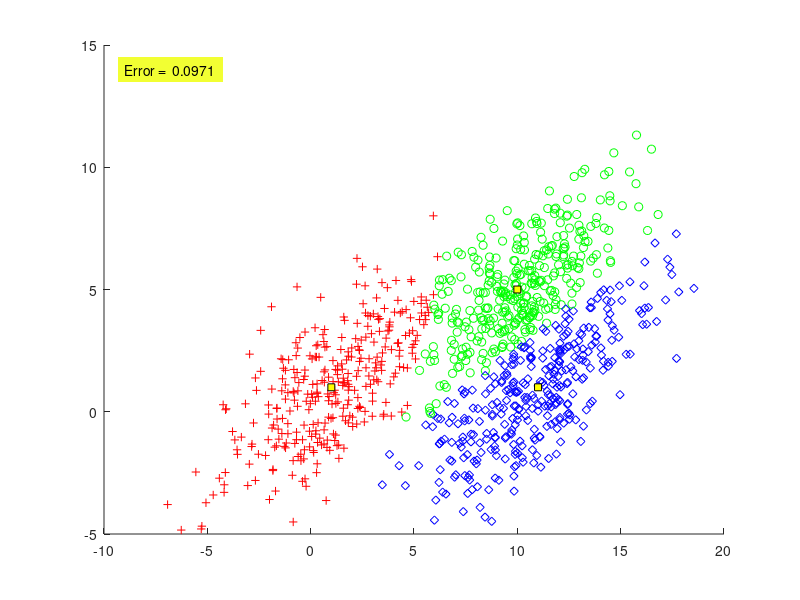

Write MATLAB code to recreate this figure.
function output=CH2_5_Mahalanobis()
N=1000;
m=[1 10 11;1 5 1];
S(:,:,1)=[7 4;4 5];
S(:,:,2)=[7 4;4 5];
S(:,:,3)=[7 4;4 5];
P=[1/3 1/3 1/3 ];

%% (A)
X=[];
y=[];
[l,c]=size(m);
for j=1:c
% Generating the [p(j)*N)] vectors from each distribution
temp=mvnrnd(m(:,j),S(:,:,j),fix(P(j)*N));
% The total number of points may be slightly less than N
% due to the fix ooutputrator
X=[X ;temp];
y=[y ones(1,fix(P(j)*N))*j];
end

%% B
% l=dimensionality, c=no. of classes
[l,N]=size(X'); % N=no. of vectors
for i=1:N
for j=1:c
 t(j)=sqrt((X(i,:)'-m(:,j))'*inv(S(:,:,j))*...
    (X(i,:)'-m(:,j)));

end
% Determining the maximum quantity Pi*p(x|wi)
 [num,z(i)]=min(t(:));
end
plot_data(X,z,m);
%% C
output=compute_error(y,z);
xx=axis;

text(xx(1)+1,xx(4)-1,...
['Error =  ' num2str(output,4)],...
'HorizontalAlignment','left',... 
 'BackgroundColor',[.95 1 0.2],...
 'Margin',5);
end
%%
function clas_error=compute_error(y,y_est)
[q,N]=size(y); % N= no. of vectors
c=max(y); % Determining the number of classes
clas_error=0; % Counting the misclassified vectors
for i=1:N
if(y(i) ~= y_est(i))
clas_error=clas_error+1;
end
end
% Computing the classification error
clas_error =clas_error/N;
end
%% 
function plot_data(X,y,m)
[l,N]=size(X'); % N=no. of data vectors, l=dimensionality
[l,c]=size(m); % c=no. of classes
if(l ~=2)
fprintf('NO PLOT CAN BE GENERATED\n')
return
end
pale=['r+'; 'go'; 'bd'];
figure(2)
% Plot of the data vectors
hold on

for k=1:N
plot(X(k,1),X(k,2),pale(y(k),:))
end
% Plot of the class means
for j=1:c
plot(m(1,j),m(2,j),'--ks',...
                'MarkerFaceColor','y',...
                'MarkerSize',5)
end
end
